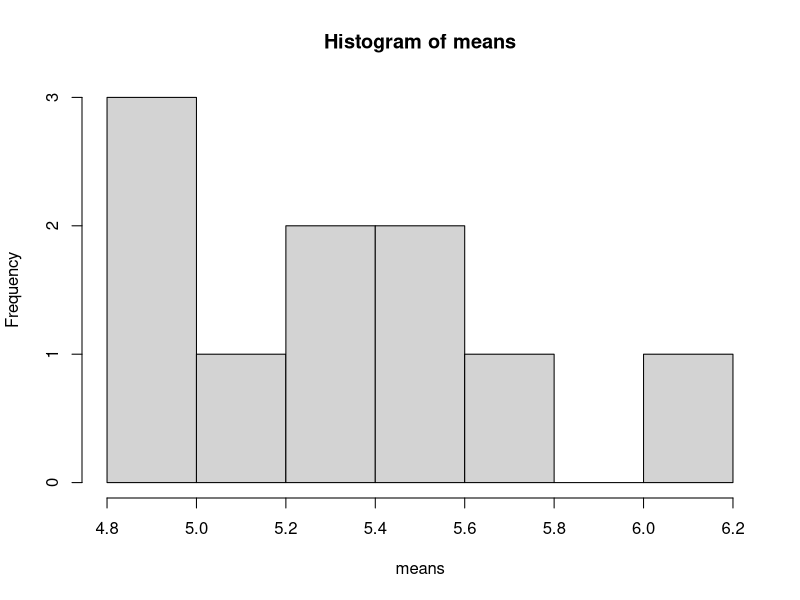

Reproduce this figure in R.
#Central Limit Theorem

#Create some data from different distributions
normal = rnorm(500,50,5) #Normal dist
poisson <- rpois(100,5) #Poisson dist
t <- rt(100,5) #T Dist
chi <- rchisq(500,5) #Chi-squared dist


s1 = sample(poisson,20)
s1m = mean(s1)
s2 = sample(poisson,20)
s2m = mean(s2)
s3 = sample(poisson,20)
s3m = mean(s3)
s4 = sample(poisson,20)
s4m = mean(s4)
s5 = sample(poisson,20)
s5m = mean(s5)
s6 = sample(poisson,20)
s6m = mean(s6)
s7 = sample(poisson,20)
s7m = mean(s7)
s8 = sample(poisson,20)
s8m = mean(s8)
s9 = sample(poisson,20)
s9m = mean(s9)
s10 = sample(poisson,20)
s10m = mean(s10)


samples <- c(s1m,s2m,s3m,s4m,s5m,s6m,s7m,s8m,s9m,s10m)
means <- sapply(samples,mean)
means
hist(means)

